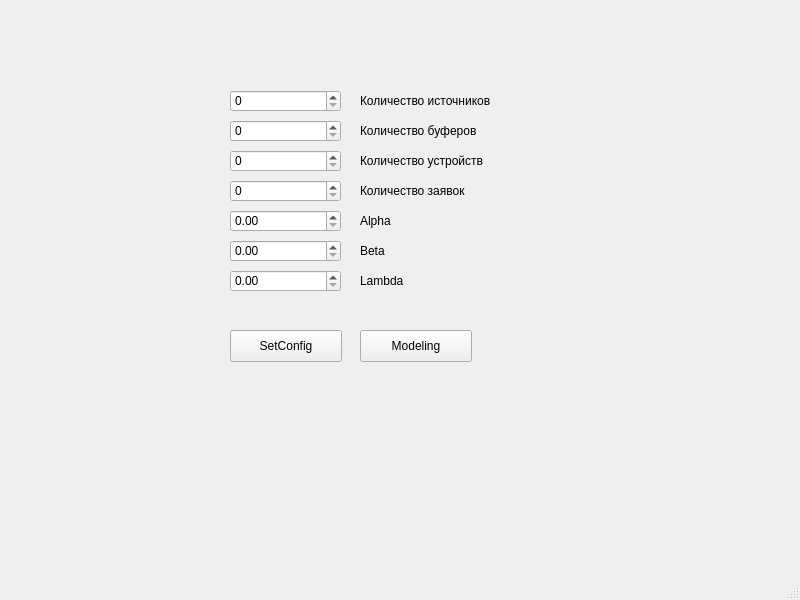
<?xml version="1.0" encoding="UTF-8"?>
<ui version="4.0">
 <class>MainWindow</class>
 <widget class="QMainWindow" name="MainWindow">
  <property name="geometry">
   <rect>
    <x>0</x>
    <y>0</y>
    <width>800</width>
    <height>600</height>
   </rect>
  </property>
  <property name="windowTitle">
   <string>MainWindow</string>
  </property>
  <widget class="QWidget" name="centralwidget">
   <widget class="QLabel" name="label">
    <property name="geometry">
     <rect>
      <x>360</x>
      <y>90</y>
      <width>151</width>
      <height>21</height>
     </rect>
    </property>
    <property name="text">
     <string>Количество источников</string>
    </property>
   </widget>
   <widget class="QSpinBox" name="countSource">
    <property name="geometry">
     <rect>
      <x>230</x>
      <y>90</y>
      <width>111</width>
      <height>22</height>
     </rect>
    </property>
   </widget>
   <widget class="QSpinBox" name="countBuffer">
    <property name="geometry">
     <rect>
      <x>230</x>
      <y>120</y>
      <width>111</width>
      <height>22</height>
     </rect>
    </property>
   </widget>
   <widget class="QLabel" name="label_2">
    <property name="geometry">
     <rect>
      <x>360</x>
      <y>120</y>
      <width>151</width>
      <height>21</height>
     </rect>
    </property>
    <property name="text">
     <string>Количество буферов</string>
    </property>
   </widget>
   <widget class="QLabel" name="label_3">
    <property name="geometry">
     <rect>
      <x>360</x>
      <y>150</y>
      <width>151</width>
      <height>21</height>
     </rect>
    </property>
    <property name="text">
     <string>Количество устройств</string>
    </property>
   </widget>
   <widget class="QSpinBox" name="countDevice">
    <property name="geometry">
     <rect>
      <x>230</x>
      <y>150</y>
      <width>111</width>
      <height>22</height>
     </rect>
    </property>
   </widget>
   <widget class="QSpinBox" name="countRequest">
    <property name="geometry">
     <rect>
      <x>230</x>
      <y>180</y>
      <width>111</width>
      <height>22</height>
     </rect>
    </property>
    <property name="maximum">
     <number>100000</number>
    </property>
    <property name="singleStep">
     <number>100</number>
    </property>
   </widget>
   <widget class="QLabel" name="label_4">
    <property name="geometry">
     <rect>
      <x>360</x>
      <y>180</y>
      <width>151</width>
      <height>21</height>
     </rect>
    </property>
    <property name="text">
     <string>Количество заявок</string>
    </property>
   </widget>
   <widget class="QLabel" name="label_5">
    <property name="geometry">
     <rect>
      <x>360</x>
      <y>210</y>
      <width>151</width>
      <height>21</height>
     </rect>
    </property>
    <property name="text">
     <string>Alpha</string>
    </property>
   </widget>
   <widget class="QDoubleSpinBox" name="Alpha">
    <property name="geometry">
     <rect>
      <x>230</x>
      <y>210</y>
      <width>111</width>
      <height>22</height>
     </rect>
    </property>
    <property name="singleStep">
     <double>0.100000000000000</double>
    </property>
   </widget>
   <widget class="QDoubleSpinBox" name="Beta">
    <property name="geometry">
     <rect>
      <x>230</x>
      <y>240</y>
      <width>111</width>
      <height>22</height>
     </rect>
    </property>
    <property name="singleStep">
     <double>0.100000000000000</double>
    </property>
   </widget>
   <widget class="QLabel" name="label_6">
    <property name="geometry">
     <rect>
      <x>360</x>
      <y>240</y>
      <width>151</width>
      <height>21</height>
     </rect>
    </property>
    <property name="text">
     <string>Beta</string>
    </property>
   </widget>
   <widget class="QLabel" name="label_7">
    <property name="geometry">
     <rect>
      <x>360</x>
      <y>270</y>
      <width>151</width>
      <height>21</height>
     </rect>
    </property>
    <property name="text">
     <string>Lambda</string>
    </property>
   </widget>
   <widget class="QDoubleSpinBox" name="Lambda">
    <property name="geometry">
     <rect>
      <x>230</x>
      <y>270</y>
      <width>111</width>
      <height>22</height>
     </rect>
    </property>
    <property name="singleStep">
     <double>0.100000000000000</double>
    </property>
   </widget>
   <widget class="QPushButton" name="pushButton">
    <property name="geometry">
     <rect>
      <x>230</x>
      <y>330</y>
      <width>112</width>
      <height>32</height>
     </rect>
    </property>
    <property name="text">
     <string>SetConfig</string>
    </property>
   </widget>
   <widget class="QPushButton" name="pushButton_2">
    <property name="geometry">
     <rect>
      <x>360</x>
      <y>330</y>
      <width>112</width>
      <height>32</height>
     </rect>
    </property>
    <property name="text">
     <string>Modeling</string>
    </property>
   </widget>
  </widget>
  <widget class="QMenuBar" name="menubar">
   <property name="geometry">
    <rect>
     <x>0</x>
     <y>0</y>
     <width>800</width>
     <height>22</height>
    </rect>
   </property>
  </widget>
  <widget class="QStatusBar" name="statusbar"/>
 </widget>
 <resources/>
 <connections/>
</ui>
